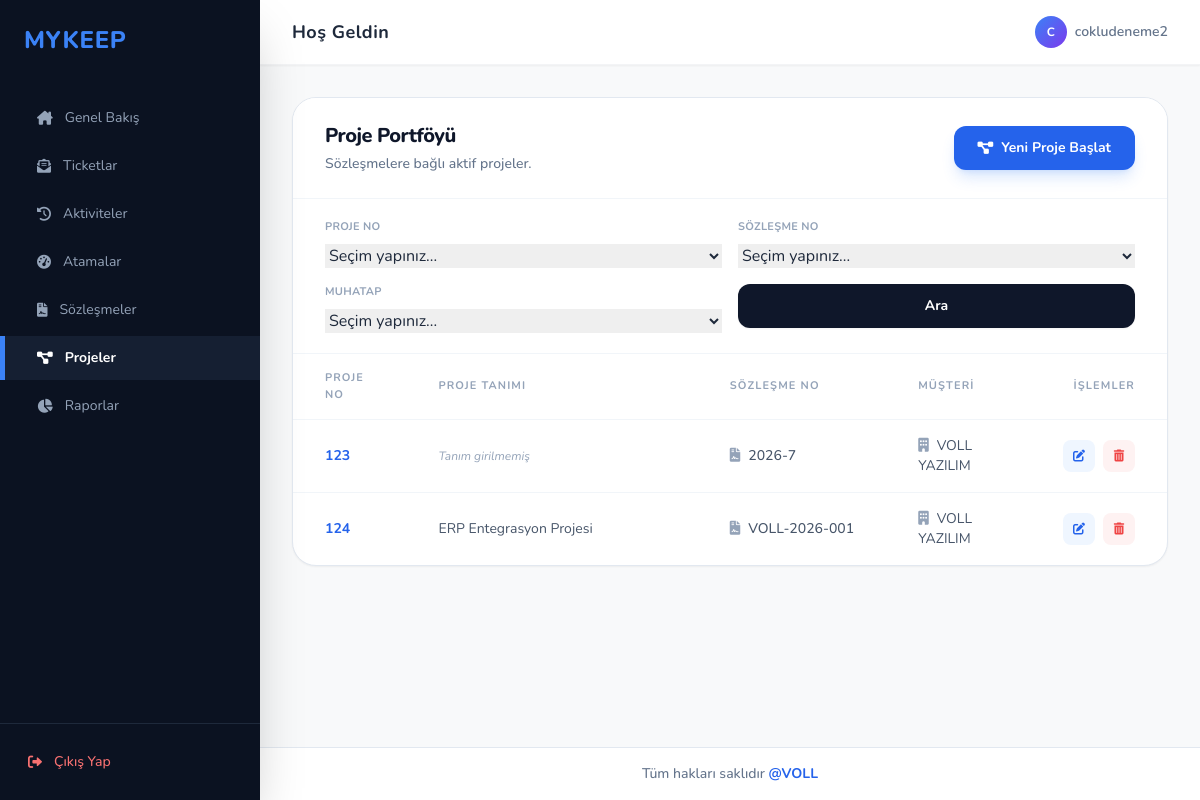
Page /projeler/ (signed in) on the committed database.
### proje/models.py (models this page shows, shortened)
class projeler(models.Model):
    projeno = models.IntegerField(primary_key=True, blank=False)
    sozlesme_baglantisi = models.ForeignKey(
        'sozlesme.sozlesmeler',
        to_field='sozlesmeno',
        on_delete=models.CASCADE,
        verbose_name="İlgili Sözleşme"
    )
    tanim = models.CharField(max_length=255, null=True, blank=True, verbose_name="Proje Tanımı")
    aciklama = models.TextField(null=True, blank=True, verbose_name="Proje Açıklaması")

### sozlesme/models.py (models this page shows, shortened)
class sozlesmeler(models.Model):
    sozlesmeno = models.CharField(max_length=50, unique=True, null=False, blank=False, default="2026-")
    tip = models.ForeignKey("sozlesmetip", to_field="tanim", on_delete=models.CASCADE,null=True)
    tanim = models.CharField(max_length=200, null=False, blank=False)
    muhatap = models.ForeignKey("muhatap.muhatap", to_field="unvan", on_delete=models.CASCADE)
    baslangic_tarihi = models.DateTimeField(blank=True, null=True)
    bitis_tarihi = models.DateTimeField(blank=True, null=True)
    aciklama = models.TextField(blank=True, null=True)

### muhatap/models.py (models this page shows, shortened)
class muhatap(models.Model):
    unvan = models.CharField(max_length=100,unique=True)
    vkn = models.CharField(max_length=11)
    adres = models.TextField()
    telefon =models.CharField(max_length=10, null=True)
    grupkod = models.ForeignKey("hesapgrubu", to_field="grupkod", on_delete=models.CASCADE ,null=True)
    slug = models.SlugField(max_length=100,unique=True,null=True)
    aktif = models.BooleanField(default=False,null=True)

### proje/views.py (the view)
# urls.py: path('projeler/', proje_views.proje_listesi, name='proje_listesi'),
def proje_listesi(request):
    secili_proje_no = request.GET.get("proje_no", "").strip()
    secili_sozlesme_no = request.GET.get("sozlesme_no", "").strip()
    secili_muhatap = request.GET.get("muhatap", "").strip()
    tum_projeler = _gorunur_projeler(request)
    veriler = tum_projeler
    if secili_proje_no:
        veriler = veriler.filter(projeno=secili_proje_no)
    if secili_sozlesme_no:
        veriler = veriler.filter(sozlesme_baglantisi__sozlesmeno=secili_sozlesme_no)
    if secili_muhatap:
        veriler = veriler.filter(sozlesme_baglantisi__muhatap__unvan=secili_muhatap)
    context = {
        'projeler': veriler,
        'proje_nolari': tum_projeler.values_list("projeno", flat=True).distinct(),
        'sozlesme_nolari': tum_projeler.values_list("sozlesme_baglantisi__sozlesmeno", flat=True).distinct().order_by("sozlesme_baglantisi__sozlesmeno"),
        'muhataplar': tum_projeler.values_list("sozlesme_baglantisi__muhatap__unvan", flat=True).distinct().order_by("sozlesme_baglantisi__muhatap__unvan"),
        'secili_proje_no': secili_proje_no,
        'secili_sozlesme_no': secili_sozlesme_no,
        'secili_muhatap': secili_muhatap,
    }
    return render(request, 'proje_listesi.html', context)

### proje/views.py (called while the page is built)
def _gorunur_projeler(request):
    veriler = projeler.objects.select_related("sozlesme_baglantisi", "sozlesme_baglantisi__muhatap").all()
    if hasattr(request.user, 'userprofile') and not request.user.is_superuser:
        profile = request.user.userprofile
        if profile.role == 'Firma' and profile.muhatap_firmalar.exists():
            veriler = veriler.filter(sozlesme_baglantisi__muhatap__in=profile.muhatap_firmalar.all())
    return veriler.order_by("projeno")

### templates/proje_listesi.html (shortened to what this page needs)
{% extends 'base.html' %}
{% block content %}
<div class="bg-white border border-slate-200 rounded-3xl shadow-sm overflow-hidden">
    <div class="px-8 py-6 border-b border-slate-100 flex justify-between items-center bg-white">
        <div>
            <h2 class="text-xl font-extrabold text-slate-900 tracking-tight">Proje Portföyü</h2>
            <p class="text-sm text-slate-500 font-medium mt-1">Sözleşmelere bağlı aktif projeler.</p>
        </div>
        {% if request.user.is_superuser or request.user.userprofile.role != 'Danisman' %}
        <a href="{% url 'proje_ekle' %}" class="bg-blue-600 hover:bg-blue-700 text-white text-sm font-bold py-3 px-6 rounded-xl transition shadow-lg shadow-blue-500/20 inline-flex items-center active:scale-95">
            <i class="fa-solid fa-diagram-project mr-2"></i>Yeni Proje Başlat
        </a>
        {% endif %}
    </div>
    <form method="get" class="px-8 py-5 border-b border-slate-100 bg-white">
        <div class="grid grid-cols-1 gap-4 md:grid-cols-2 xl:grid-cols-[1fr_1fr_1fr_auto_auto] xl:items-end">
            <div>
                <label class="mb-2 block text-[11px] font-bold uppercase tracking-wide text-slate-400">Proje No</label>
                <select name="proje_no" class="w-full">
                    <option value="">Seçim yapınız...</option>
                </select>
            </div>
            <div>
                <label class="mb-2 block text-[11px] font-bold uppercase tracking-wide text-slate-400">Sözleşme No</label>
                <select name="sozlesme_no" class="w-full">
                    <option value="">Seçim yapınız...</option>
                </select>
            </div>
            <div>
                <label class="mb-2 block text-[11px] font-bold uppercase tracking-wide text-slate-400">Muhatap</label>
                <select name="muhatap" class="w-full">
                    <option value="">Seçim yapınız...</option>
                </select>
            </div>
            <button type="submit" class="h-11 rounded-xl bg-slate-900 px-5 text-sm font-bold text-white shadow-sm transition hover:bg-slate-700">Ara</button>
        </div>
    </form>
    <div class="overflow-x-auto">
        <table class="w-full text-left border-collapse">
            <thead>
                <tr class="text-[11px] uppercase tracking-widest text-slate-400 font-bold border-b border-slate-100 bg-slate-50/10">
                    <th class="px-8 py-4">Proje No</th>
                    <th class="px-8 py-4">Proje Tanımı</th>
                    <th class="px-8 py-4">Sözleşme No</th>
                    <th class="px-8 py-4">Müşteri</th>
                    {% if request.user.is_superuser or request.user.userprofile.role != 'Danisman' %}
                    <th class="px-8 py-4 text-right">İşlemler</th>
                    {% endif %}
                </tr>
            </thead>
            <tbody class="divide-y divide-slate-100">
                {% for p in projeler %}
                <tr class="hover:bg-slate-50/80 transition group">
                    <td class="px-8 py-4 text-sm font-bold text-slate-700">
                        <a href="{% url 'proje_duzenle' p.pk %}" class="text-blue-600 hover:text-blue-800 hover:underline">{{ p.projeno }}</a>
                    </td>
                    <td class="px-8 py-4 text-sm text-slate-600 w-1/3">
                        <div class="line-clamp-2" title="{{ p.tanim }}">
                            {% if p.tanim %}
                                {{ p.tanim }}
                            {% else %}
                                <span class="text-xs text-slate-400 italic">Tanım girilmemiş</span>
                            {% endif %}
                        </div>
                    </td>
                    <td class="px-8 py-4 text-sm text-slate-600 font-medium whitespace-nowrap">
                        <a href="{% url 'sozlesme_duzenle' p.sozlesme_baglantisi.pk %}" class="hover:text-blue-600 hover:underline transition">
                            <i class="fa-solid fa-file-contract text-slate-400 mr-2"></i>{{ p.sozlesme_baglantisi.sozlesmeno }}
                        </a>
                    </td>
                    <td class="px-8 py-4 text-sm text-slate-600">
                        <a href="{% url 'muhatap_duzenle' p.sozlesme_baglantisi.muhatap.pk %}" class="hover:text-blue-600 hover:underline transition">
                            <i class="fa-solid fa-building text-slate-400 mr-2"></i>{{ p.sozlesme_baglantisi.muhatap.unvan }}
                        </a>
                    </td>
                    {% if request.user.is_superuser or request.user.userprofile.role != 'Danisman' %}
                    <td class="px-8 py-4 text-right">
                        <div class="flex items-center justify-end space-x-2">
                            <a href="{% url 'proje_duzenle' p.pk %}" class="group flex items-center justify-center w-8 h-8 rounded-lg bg-blue-50 text-blue-600 hover:bg-blue-600 hover:text-white transition-all duration-200" title="Düzenle">
                                <i class="fa-solid fa-pen-to-square text-xs"></i>
                            </a>
                            <a href="{% url 'proje_sil' p.pk %}" onclick="return confirm('Bu projeyi silmek istediğinize emin misiniz?')" class="group flex items-center justify-center w-8 h-8 rounded-lg bg-red-50 text-red-500 hover:bg-red-500 hover:text-white transition-all duration-200" title="Sil">
                                <i class="fa-solid fa-trash-can text-xs"></i>
                            </a>
                        </div>
                    </td>
                    {% endif %}
                </tr>
                {% empty %}
                <tr>
                    <td colspan="5" class="px-8 py-10 text-center text-slate-400 text-sm italic">Sistemde kayıtlı proje bulunmamaktadır.</td>
                </tr>
                {% endfor %}
            </tbody>
        </table>
    </div>
</div>
{% endblock %}

### templates/base.html (shortened to what this page needs)
<!DOCTYPE html>
<html lang="tr">
<head>
    <script src="https://cdn.tailwindcss.com"></script>
    <link href="https://cdnjs.cloudflare.com/ajax/libs/font-awesome/6.0.0/css/all.min.css" rel="stylesheet">
    <link href="https://cdn.jsdelivr.net/npm/tom-select@2.2.2/dist/css/tom-select.css" rel="stylesheet">
    <link href="https://cdn.jsdelivr.net/npm/flatpickr/dist/flatpickr.min.css" rel="stylesheet">
</head>
<body class="bg-[#f8f9fa] text-slate-800 overflow-hidden">
    <div class="flex h-screen">
        <aside class="w-[260px] bg-[#0b1221] flex flex-col shadow-2xl z-20">
            <div class="p-6">
                <h1 class="text-2xl font-extrabold tracking-wide text-blue-500 uppercase">MYKEEP</h1>
            </div>
            <nav class="flex-1 space-y-1 overflow-y-auto mt-4">
                <a href="{% url 'index' %}" class="flex items-center space-x-3 py-3 px-8 transition-all duration-200 {% if request.resolver_match.url_name == 'index' %}bg-[#151f32] text-white font-bold border-l-[5px] border-blue-500{% else %}text-slate-400 hover:text-white hover:bg-[#151f32]/50 border-l-[5px] border-transparent{% endif %}">
                    <i class="fa-solid fa-house-chimney text-sm"></i>
                    <span class="text-sm">Genel Bakış</span>
                </a>
                <a href="{% url 'ticket_listesi' %}" class="flex items-center space-x-3 py-3 px-8 transition-all duration-200 {% if request.resolver_match.url_name == 'ticket_listesi' %}bg-[#151f32] text-white font-bold border-l-[5px] border-blue-500{% else %}text-slate-400 hover:text-white hover:bg-[#151f32]/50 border-l-[5px] border-transparent{% endif %}">
                    <i class="fa-solid fa-envelope-open-text text-sm"></i>
                    <span class="text-sm">Ticketlar</span>
                </a>
                <a href="{% url 'aktivite_listesi' %}" class="flex items-center space-x-3 py-3 px-8 transition-all duration-200 {% if 'aktivite' in request.resolver_match.url_name and 'rapor' not in request.resolver_match.url_name %}bg-[#151f32] text-white font-bold border-l-[5px] border-blue-500{% else %}text-slate-400 hover:text-white hover:bg-[#151f32]/50 border-l-[5px] border-transparent{% endif %}">
                    <i class="fa-solid fa-clock-rotate-left text-sm"></i>
                    <span class="text-sm">Aktiviteler</span>
                </a>
                <a href="{% url 'efor_listesi' %}" class="flex items-center space-x-3 py-3 px-8 transition-all duration-200 {% if 'efor' in request.resolver_match.url_name and 'rapor' not in request.resolver_match.url_name %}bg-[#151f32] text-white font-bold border-l-[5px] border-blue-500{% else %}text-slate-400 hover:text-white hover:bg-[#151f32]/50 border-l-[5px] border-transparent{% endif %}">
                    <i class="fa-solid fa-gauge-high text-sm"></i>
                    <span class="text-sm">Atamalar</span>
                </a>
                {% if request.user.is_superuser or request.user.userprofile.role != 'Danisman' %}
                <a href="{% url 'sozlesme_listesi' %}" class="flex items-center space-x-3 py-3 px-8 transition-all duration-200 {% if request.resolver_match.url_name == 'sozlesme_listesi' %}bg-[#151f32] text-white font-bold border-l-[5px] border-blue-500{% else %}text-slate-400 hover:text-white hover:bg-[#151f32]/50 border-l-[5px] border-transparent{% endif %}">
                    <i class="fa-solid fa-file-contract text-sm"></i>
                    <span class="text-sm">Sözleşmeler</span>
                </a>
                {% endif %}
                <a href="{% url 'proje_listesi' %}" class="flex items-center space-x-3 py-3 px-8 transition-all duration-200 {% if request.resolver_match.url_name == 'proje_listesi' %}bg-[#151f32] text-white font-bold border-l-[5px] border-blue-500{% else %}text-slate-400 hover:text-white hover:bg-[#151f32]/50 border-l-[5px] border-transparent{% endif %}">
                    <i class="fa-solid fa-diagram-project text-sm"></i>
                    <span class="text-sm">Projeler</span>
                </a>
                <a href="{% url 'raporlar_sayfasi' %}" class="flex items-center space-x-3 py-3 px-8 transition-all duration-200 {% if 'rapor' in request.resolver_match.url_name or 'atanmamis' in request.resolver_match.url_name %}bg-[#151f32] text-white font-bold border-l-[5px] border-blue-500{% else %}text-slate-400 hover:text-white hover:bg-[#151f32]/50 border-l-[5px] border-transparent{% endif %}">
                    <i class="fa-solid fa-chart-pie text-sm"></i>
                    <span class="text-sm">Raporlar</span>
                </a>
            </nav>
            <div class="p-4 border-t border-slate-800 mt-auto">
                <a href="{% url 'uyelik:cikis' %}" class="flex items-center space-x-3 p-3 rounded-lg hover:bg-red-500/10 transition text-red-400 hover:text-red-300">
                    <i class="fa-solid fa-right-from-bracket text-sm"></i>
                    <span class="text-sm font-medium">Çıkış Yap</span>
                </a>
            </div>
        </aside>
        <main class="flex-1 flex flex-col overflow-y-auto">
            <header class="bg-white px-8 py-4 flex items-center justify-between sticky top-0 z-10 border-b border-gray-100 shadow-sm">
                <div class="text-slate-800 font-bold text-lg tracking-wide">Hoş Geldin</div>
                <div class="flex items-center space-x-4">
                    <div class="flex items-center space-x-2">
                        <div class="w-8 h-8 rounded-full bg-gradient-to-br from-blue-500 to-violet-600 flex items-center justify-center text-white text-xs font-bold">
                            {{ request.user.username|first|upper }}
                        </div>
                        <span class="text-sm font-semibold text-slate-500">{{ request.user.username|default:"admin" }}</span>
                    </div>
                </div>
            </header>
            <div class="p-8">
                {% block content %}
                {% endblock %}
            </div>
            <footer class="mt-auto py-4 text-center border-t border-slate-200 bg-white">
                <p class="text-sm text-slate-500 font-medium">
                    Tüm hakları saklıdır <a href="https://www.volltr.com/" target="_blank" class="text-blue-600 hover:text-blue-800 font-bold transition">@VOLL</a>
                </p>
            </footer>
        </main>
    </div>
</body>
</html>

### templates/base.html (style rules this page uses)
* { scrollbar-width: thin; scrollbar-color: #cbd5e1 transparent; }
body { font-family: 'Nunito', sans-serif; }

### rows in the picture
projeler: projeno "123", shows "Tanım girilmemiş", sozlesme_baglantisi.sozlesmeno "2026-7", sozlesme_baglantisi.muhatap.unvan "VOLL YAZILIM"
projeler: projeno "124", tanim "ERP Entegrasyon Projesi", sozlesme_baglantisi.sozlesmeno "VOLL-2026-001", sozlesme_baglantisi.muhatap.unvan "VOLL YAZILIM"

### other values in the picture
{{ request.user.username|first|upper }} "C"
{{ request.user.username|default:"admin" }} "cokludeneme2"
